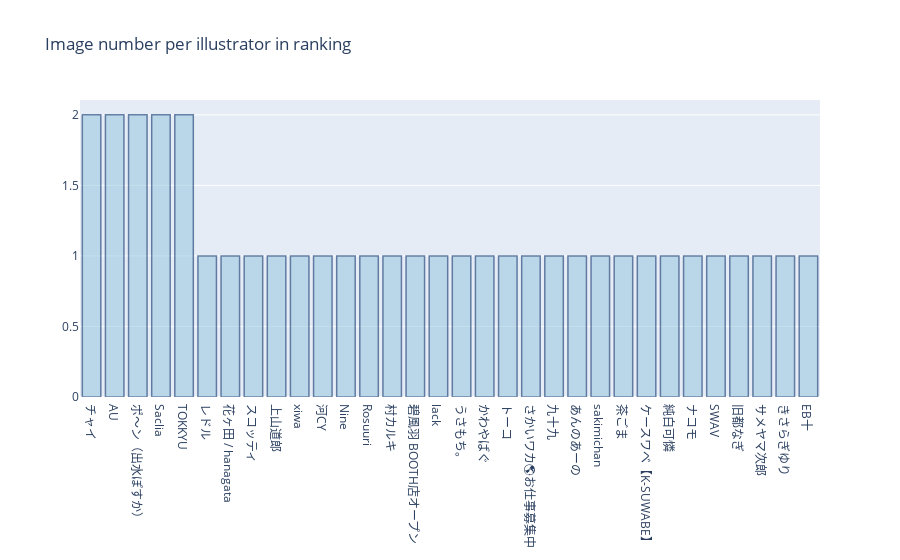

The code cell stored with this chart in its notebook:
### Code cell
#x = ['Product A', 'Product B', 'Product C']
#y = [20, 14, 23]

# Use the hovertext kw argument for hover text
fig = go.Figure(data=[go.Bar(x=graphData['username'], y=graphData['nb'])])
# Customize aspect
fig.update_traces(marker_color='rgb(158,202,225)', marker_line_color='rgb(8,48,107)',
                  marker_line_width=1.5, opacity=0.6)
fig.update_layout(title_text='Image number per illustrator in ranking')
fig.show()

### Figure 1 — Plotly figure (JSON) as saved in the notebook; plotly's stock layout.template omitted (floating-point values rounded to 4 significant figures)
{"data": [{"marker": {"color": "rgb(158,202,225)", "line": {"color": "rgb(8,48,107)", "width": 1.5}}, "opacity": 0.6, "type": "bar", "x": ["チャイ", "AU", "ポ～ン（出水ぽすか）", "Saclia", "TOKKYU", "レドル", "花ヶ田 / hanagata", "スコッティ", "上山道郎", "xiwa", "河CY", "Nine", "Rosuuri", "村カルキ", "碧風羽 BOOTH店オープン", "lack", "うさもち。", "かわやばぐ", "トーコ", "さかいワカ🌎お仕事募集中", "九十九", "あんのあーの", "sakimichan", "茶ごま", "ケースワベ【K-SUWABE】", "純白可憐", "ナコモ", "SWAV", "旧都なぎ", "サメヤマ次郎", "きさらぎゆり", "EB十"], "y": [2, 2, 2, 2, 2, 1, 1, 1, 1, 1, 1, 1, 1, 1, 1, 1, 1, 1, 1, 1, 1, 1, 1, 1, 1, 1, 1, 1, 1, 1, 1, 1]}], "layout": {"title": {"text": "Image number per illustrator in ranking"}}}
